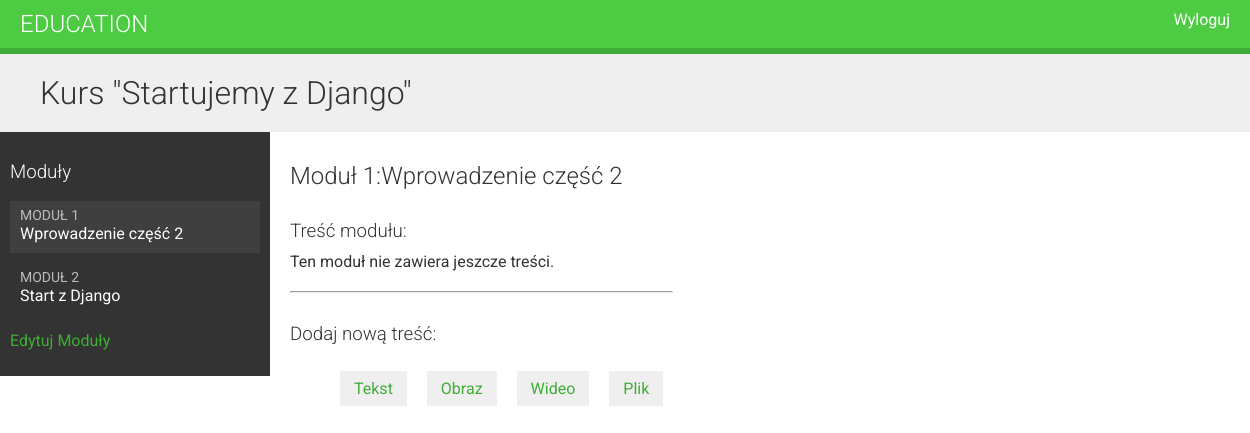
The page /course/module/6/ (signed in) on the database as committed earlier.
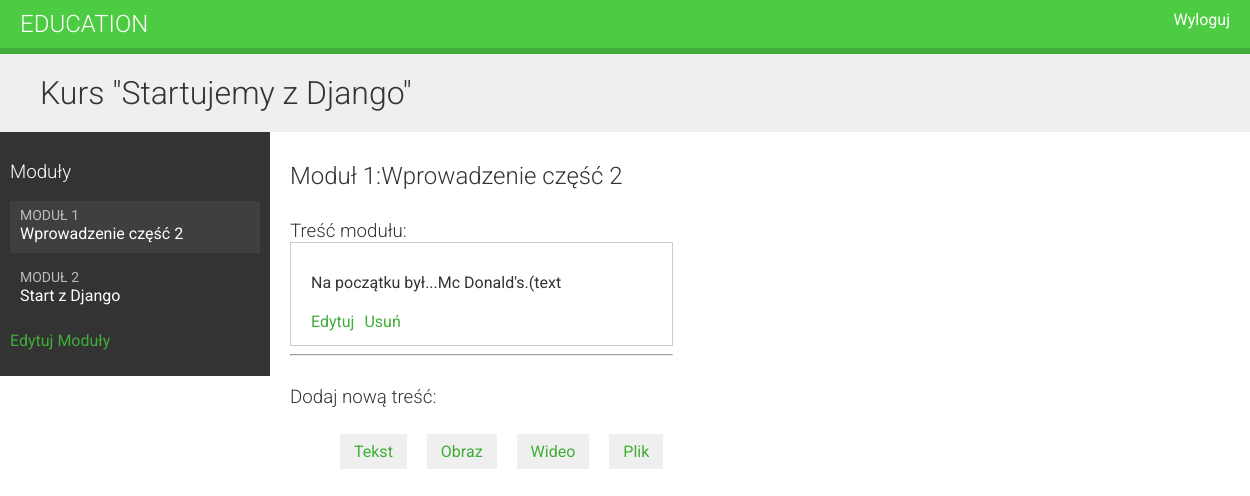
The same page on the database as committed later.
### courses/models.py (models this page shows, shortened)
class Course(models.Model):
    owner = models.ForeignKey(User, related_name='courses_created', on_delete=models.CASCADE)
    subject = models.ForeignKey(Subject, related_name='courses', on_delete=models.CASCADE)
    title = models.CharField(max_length=200)
    slug = models.SlugField(max_length=200, unique=True)
    overview = models.TextField()
    created = models.DateTimeField(auto_now_add=True)
    class Meta:
        ordering = ('-created',)

class Module(models.Model):
    course = models.ForeignKey(Course, related_name='modules', on_delete=models.CASCADE)
    title = models.CharField(max_length=200)
    description = models.TextField(blank=True)
    order = OrderField(blank=True, for_fields=['course'])
    class Meta:
        ordering = ['order']

class Content(models.Model):
    module = models.ForeignKey(Module, related_name='contents', on_delete=models.CASCADE)
    content_type = models.ForeignKey(ContentType, limit_choices_to={'model__in': ('text', 'video', 'image', 'file')},
                                     on_delete=models.CASCADE)
    object_id = models.PositiveIntegerField()
    item = GenericForeignKey('content_type', 'object_id')
    order = OrderField(blank=True, for_fields=['module'])
    class Meta:
        ordering = ['order']

class ItemBase(models.Model):
    owner = models.ForeignKey(User, related_name='%(class)s_related', on_delete=models.CASCADE)
    title = models.CharField(max_length=250)
    created = models.DateTimeField(auto_now_add=True)
    updated = models.DateTimeField(auto_now=True)
    class Meta:
        abstract = True
    def __str__(self):
        return self.title

class Text(ItemBase):
    content = models.TextField()

### courses/views.py (the view)
# urls.py: path('module/<int:module_id>/', views.ModuleContentListView.as_view(), name='module_content_list'),
class ModuleContentListView(TemplateResponseMixin, View):
    template_name = 'courses/manage/module/content_list.html'
    def get(self, request, module_id):
        module = get_object_or_404(Module, id=module_id, course__owner=request.user)
        return self.render_to_response({'module': module})

### courses/templatetags/course.py (called while the page is built)
@register.filter
def model_name(obj):
    try:
        return obj._meta.model_name
    except AttributeError:
        return None

### templates/courses/manage/module/content_list.html (shortened to what this page needs)
{% extends 'base.html' %}
{% load course %}
{% block content %}
    {% with course=module.course %}
        <h1>Kurs "{{ course.title }}"</h1>
        <div class="contents"><h3>Moduły</h3>
            <ul id="modules">
                {% for m in course.modules.all %}
                    <li data-id="{{ m.id }}"{% if m == module %} class="selected"{% endif %}>
                        <a href="{% url 'module_content_list' m.id %}"><span>
            Moduł <span class="order">{{ m.order|add:1 }}</span>
        </span><br>
                            {{ m.title }}
                        </a>
                    </li>
                {% empty %}
                    <li>Brak modułów.</li>
                {% endfor %}
            </ul>
            <p><a href="{% url 'course_module_update' course.id %}">Edytuj Moduły</a></p>
        </div>
        <div class="module">
            <h2>Moduł {{ module.order|add:1 }}:{{ module.title }}</h2>
            <h3>Treść modułu:</h3>
            <div id="module-contents">
                {% for content in module.contents.all %}
                    <div data-id="{{ content.id }}">
                        {% with item=content.item %}
                            <p>{{ item }}({{ item|model_name }}</p>
                            <a href="{% url "module_content_update" module.id item|model_name item.id %}">Edytuj</a>
                            <form action="{% url 'module_content_delete' content.id %}" method="post">
                                <input type="submit" value="Usuń">
                            </form>
                        {% endwith %}
                    </div>
                {% empty %}
                    <p>Ten moduł nie zawiera jeszcze treści.</p>
                {% endfor %}
            </div>
            <hr>
            <h3>Dodaj nową treść:</h3>
            <ul class="content-types">
                <li><a href="{% url 'module_content_create' module.id "text" %}">Tekst</a></li>
                <li><a href="{% url 'module_content_create' module.id "image" %}">Obraz</a></li>
                <li><a href="{% url 'module_content_create' module.id "video" %}">Wideo</a></li>
                <li><a href="{% url 'module_content_create' module.id "file" %}">Plik</a></li>
            </ul>
        </div>
    {% endwith %}
{% endblock %}

### templates/base.html (shortened to what this page needs)
{% load static %}
<!DOCTYPE html>
<html>
<head>
    <link rel="stylesheet" href="{% static 'css/base.css' %}">
</head>
<body>
<div id="header">
    <a href="/" class="logo">Education</a>
    <ul class="menu">
        {% if request.user.is_authenticated %}
            <li><a href="{% url 'logout' %}">Wyloguj</a></li>
        {% else %}
            <li><a href="{% url 'login' %}">Zaloguj</a></li>
        {% endif %}
    </ul>
</div>
<div id="content">
    {% block content %}
    {% endblock %}
</div>
</body>
</html>

### courses/static/css/base.css (style rules this page uses)
body { margin:0; font-family:'Roboto', sans-serif; font-weight:400; color:#333; }
a { color:#3fad37; text-decoration:none; }
h1, h2, h3, h4, h5, h6 { font-family:'Roboto', sans-serif; font-weight:300; }
h1 { background:#efefef; width:100%; overflow:auto; padding:20px 0 20px 40px; margin:0; }
.module { overflow:auto; }
.module h3 { margin:30px 0 0; padding:0; width:100%; }
.module p { margin:10px 0 20px; width:100%; float:left; }
#header { background:#4dcc43; overflow:auto; padding:10px 20px; border-bottom:6px solid #3fad37; }
#header .logo { text-decoration:none; font-family:'Roboto', sans-serif; font-weight:300; text-transform:uppercase; font-size:24px; color:#fff; float:left; }
#header a { color:#fff; }
#header .menu { list-style:none; float:right; margin:0; padding:0; }
.contents { width:20%; padding:10px; float:left; background:#333; color: #fff; font-family:'Roboto', sans-serif; }
.contents ul { list-style:none; margin:0; padding:0; }
.contents ul li { margin:0 0 10px 0; padding:4px 10px 10px; overflow:auto; }
.contents ul li.selected { background:#3f3f3f; }
.contents ul span { text-transform:uppercase; color:#bbb; font-size:14px; }
.contents ul a { display:block; color:#fff; text-decoration:none; }
.module { padding:10px 20px; float:left; }
ul.content-types li { list-style:none; float:left; margin:10px; background:#efefef; padding:8px 14px; }
input, select, textarea { border:1px solid #ccc; border-bottom:3px solid #ccc; padding:8px 12px; font-size:16px; font-family:'Roboto', sans-serif; float:left; clear:both; width:300px; }
input[type=submit], a.button { border-radius:5px; background:#4dcc43; color:#fff; font-size:16px; text-transform:uppercase; border:none; padding:10px 20px; margin:20px 0; }
#module-contents div { padding:20px 20px 4px 20px; border:1px solid #ccc; background:#fff; overflow:auto; }
#module-contents a { float:left; }
#module-contents form { margin:0; padding:0; float:left; }
#module-contents input[type="submit"] { width:auto; background:none; color:#3fad37; margin:0 0 10px 10px; padding:0; text-transform:none; }

Rows that differ between the two databases and show on the page:
added Content: item "Na początku był...Mc Donald's.", item|model_name "text"
Other text that changed with them:
text no longer shown: "Ten moduł nie zawiera jeszcze treści."
